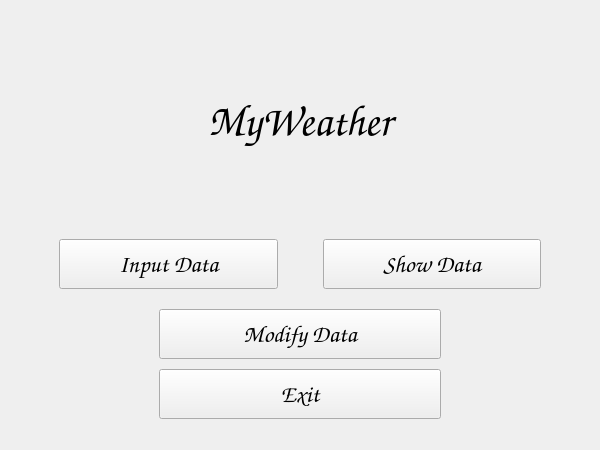
<?xml version="1.0" encoding="UTF-8"?>
<ui version="4.0">
 <class>MainWindow</class>
 <widget class="QMainWindow" name="MainWindow">
  <property name="geometry">
   <rect>
    <x>0</x>
    <y>0</y>
    <width>600</width>
    <height>450</height>
   </rect>
  </property>
  <property name="windowTitle">
   <string>MainWindow</string>
  </property>
  <property name="autoFillBackground">
   <bool>false</bool>
  </property>
  <property name="styleSheet">
   <string notr="true">background-image: url(:/img/images/rain.png);
background-position: center;
background-repeat: no-repeat;</string>
  </property>
  <property name="tabShape">
   <enum>QTabWidget::Rounded</enum>
  </property>
  <widget class="QWidget" name="centralwidget">
   <layout class="QVBoxLayout" name="verticalLayout_2">
    <item>
     <widget class="QLabel" name="menuTitle">
      <property name="minimumSize">
       <size>
        <width>350</width>
        <height>0</height>
       </size>
      </property>
      <property name="font">
       <font>
        <family>Comic Sans MS</family>
        <pointsize>32</pointsize>
        <italic>false</italic>
        <bold>true</bold>
        <underline>false</underline>
        <strikeout>false</strikeout>
        <stylestrategy>PreferDefault</stylestrategy>
        <kerning>true</kerning>
       </font>
      </property>
      <property name="cursor">
       <cursorShape>IBeamCursor</cursorShape>
      </property>
      <property name="styleSheet">
       <string notr="true">background: none;</string>
      </property>
      <property name="frameShape">
       <enum>QFrame::NoFrame</enum>
      </property>
      <property name="frameShadow">
       <enum>QFrame::Plain</enum>
      </property>
      <property name="text">
       <string>MyWeather</string>
      </property>
      <property name="textFormat">
       <enum>Qt::PlainText</enum>
      </property>
      <property name="alignment">
       <set>Qt::AlignCenter</set>
      </property>
     </widget>
    </item>
    <item>
     <layout class="QGridLayout" name="gridLayout" rowstretch="1,2">
      <property name="leftMargin">
       <number>50</number>
      </property>
      <property name="rightMargin">
       <number>50</number>
      </property>
      <property name="bottomMargin">
       <number>0</number>
      </property>
      <property name="verticalSpacing">
       <number>20</number>
      </property>
      <item row="0" column="0">
       <layout class="QHBoxLayout" name="horizontalLayout">
        <property name="spacing">
         <number>5</number>
        </property>
        <item>
         <widget class="QPushButton" name="inputButton">
          <property name="minimumSize">
           <size>
            <width>200</width>
            <height>50</height>
           </size>
          </property>
          <property name="font">
           <font>
            <family>Comic Sans MS</family>
            <pointsize>18</pointsize>
            <italic>false</italic>
           </font>
          </property>
          <property name="cursor">
           <cursorShape>PointingHandCursor</cursorShape>
          </property>
          <property name="styleSheet">
           <string notr="true">background: none;</string>
          </property>
          <property name="text">
           <string>Input Data</string>
          </property>
         </widget>
        </item>
        <item>
         <spacer name="horizontalSpacer">
          <property name="orientation">
           <enum>Qt::Horizontal</enum>
          </property>
          <property name="sizeType">
           <enum>QSizePolicy::Fixed</enum>
          </property>
          <property name="sizeHint" stdset="0">
           <size>
            <width>40</width>
            <height>20</height>
           </size>
          </property>
         </spacer>
        </item>
        <item>
         <widget class="QPushButton" name="showButton">
          <property name="sizePolicy">
           <sizepolicy hsizetype="Minimum" vsizetype="Fixed">
            <horstretch>0</horstretch>
            <verstretch>0</verstretch>
           </sizepolicy>
          </property>
          <property name="minimumSize">
           <size>
            <width>200</width>
            <height>50</height>
           </size>
          </property>
          <property name="font">
           <font>
            <family>Comic Sans MS</family>
            <pointsize>18</pointsize>
            <italic>false</italic>
           </font>
          </property>
          <property name="cursor">
           <cursorShape>PointingHandCursor</cursorShape>
          </property>
          <property name="autoFillBackground">
           <bool>false</bool>
          </property>
          <property name="styleSheet">
           <string notr="true">background: none;</string>
          </property>
          <property name="text">
           <string>Show Data</string>
          </property>
         </widget>
        </item>
       </layout>
      </item>
      <item row="1" column="0">
       <layout class="QVBoxLayout" name="verticalLayout">
        <property name="spacing">
         <number>10</number>
        </property>
        <property name="leftMargin">
         <number>100</number>
        </property>
        <property name="rightMargin">
         <number>100</number>
        </property>
        <property name="bottomMargin">
         <number>0</number>
        </property>
        <item>
         <widget class="QPushButton" name="deleteRowButton">
          <property name="minimumSize">
           <size>
            <width>200</width>
            <height>50</height>
           </size>
          </property>
          <property name="font">
           <font>
            <family>Comic Sans MS</family>
            <pointsize>18</pointsize>
            <italic>false</italic>
           </font>
          </property>
          <property name="cursor">
           <cursorShape>PointingHandCursor</cursorShape>
          </property>
          <property name="styleSheet">
           <string notr="true">background: none;</string>
          </property>
          <property name="text">
           <string>Modify Data</string>
          </property>
         </widget>
        </item>
        <item>
         <widget class="QPushButton" name="exitButton">
          <property name="minimumSize">
           <size>
            <width>200</width>
            <height>50</height>
           </size>
          </property>
          <property name="font">
           <font>
            <family>Comic Sans MS</family>
            <pointsize>18</pointsize>
            <italic>false</italic>
           </font>
          </property>
          <property name="cursor">
           <cursorShape>PointingHandCursor</cursorShape>
          </property>
          <property name="styleSheet">
           <string notr="true">background: none;</string>
          </property>
          <property name="text">
           <string>Exit</string>
          </property>
         </widget>
        </item>
       </layout>
      </item>
     </layout>
    </item>
   </layout>
  </widget>
  <widget class="QMenuBar" name="menubar">
   <property name="geometry">
    <rect>
     <x>0</x>
     <y>0</y>
     <width>600</width>
     <height>27</height>
    </rect>
   </property>
   <property name="styleSheet">
    <string notr="true">background: transparent;</string>
   </property>
  </widget>
  <widget class="QStatusBar" name="statusbar">
   <property name="styleSheet">
    <string notr="true">background: transparent;</string>
   </property>
  </widget>
 </widget>
 <resources/>
 <connections/>
</ui>
